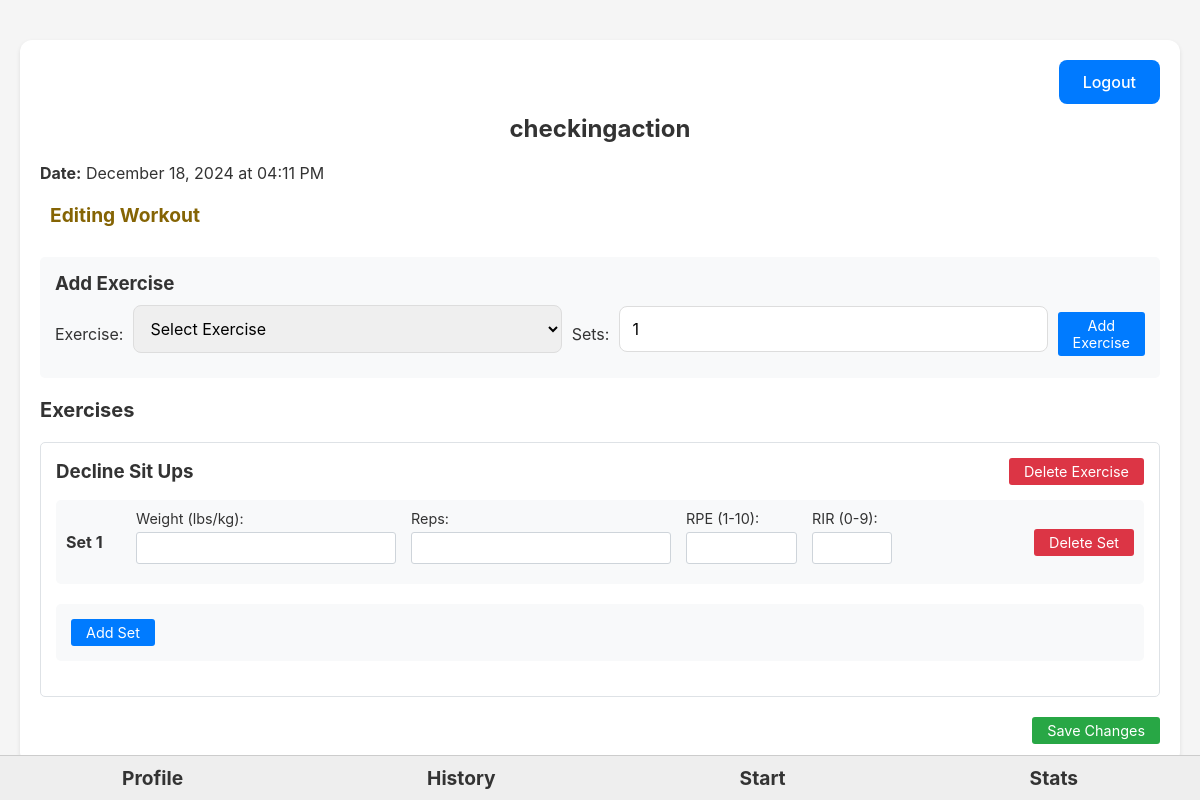
The page /history/edit/19 (signed in) on the database its author committed.
### app.py (models this page shows, shortened)
class Workout(db.Model):
    id = db.Column(db.Integer, primary_key=True)
    user_id = db.Column(db.Integer, db.ForeignKey('user.id'), nullable=False)
    template_id = db.Column(db.Integer, db.ForeignKey('workout_template.id'))
    date = db.Column(db.DateTime, nullable=False, default=cstnow())
    name = db.Column(db.String(100))
    notes = db.Column(db.String(500))
    completed = db.Column(db.Boolean, default=False)
    end_time = db.Column(db.DateTime)  # Add this line
    sets = db.relationship('WorkoutSet', backref='workout', lazy=True)

class Exercise(db.Model):
    id = db.Column(db.Integer, primary_key=True)
    name = db.Column(db.String(100), nullable=False)
    category = db.Column(db.String(50), nullable=False)
    equipment = db.Column(db.String(50))

class WorkoutSet(db.Model):
    id = db.Column(db.Integer, primary_key=True)
    workout_id = db.Column(db.Integer, db.ForeignKey('workout.id'), nullable=False)
    exercise_id = db.Column(db.Integer, db.ForeignKey('exercise.id'), nullable=False)
    weight = db.Column(db.Float)
    reps = db.Column(db.Integer)
    rpe = db.Column(db.Float)
    rir = db.Column(db.Integer)
    notes = db.Column(db.String(200))
    completed = db.Column(db.Boolean, default=False)
    exercise = db.relationship('Exercise', backref='sets')

### app.py (the view, shortened to what this page needs)
@app.route('/history/edit/<int:workout_id>')
@login_required
def edit_history(workout_id):
    workout = Workout.query.get_or_404(workout_id)
    if workout.user_id != current_user.id:
        flash("You don't have access to edit this workout.", 'error')
        return redirect(url_for('history'))
    available_exercises = Exercise.query.order_by(Exercise.category, Exercise.name).all()
    last_performances = {}
    for s in workout.sets:
        if s.exercise_id not in last_performances:
            previous_workout = Workout.query.join(WorkoutSet).filter(
                Workout.user_id == current_user.id,
                Workout.id != workout.id,
                WorkoutSet.exercise_id == s.exercise_id,
                WorkoutSet.completed == True,
                WorkoutSet.weight.isnot(None),
                WorkoutSet.reps.isnot(None)
            ).order_by(Workout.date.desc()).first()
    return render_template('edit_history.html',
                         workout=workout,
                         last_performances=last_performances,
                         available_exercises=available_exercises,
                         is_editing=True)

### app.py (called while the page is built)
@login_manager.user_loader
def load_user(user_id):
    return User.query.get(int(user_id))

### templates/edit_history.html (shortened to what this page needs)
{% extends "base.html" %}
{% block content %}
<div class="container">
    <div class="logout">
        <a href="{{ url_for('logout') }}" class="button">Logout</a>
    </div>
    <h1>{{ workout.name or "Workout" }}</h1>
    <p><strong>Date:</strong> {{ workout.date.strftime('%B %d, %Y at %I:%M %p') }}</p>
    <div class="status-message">
        <h3>Editing Workout</h3>
    </div>
    {% if is_editing %}
    <div class="add-exercise-form">
        <h3>Add Exercise</h3>
        <form action="{{ url_for('add_exercise_to_history', workout_id=workout.id) }}" method="post">
            <label for="exercise_id">Exercise:</label>
            <select name="exercise_id" id="exercise_id" required>
                <option value="">Select Exercise</option>
            </select>
            <label for="sets">Sets:</label>
            <input type="number" name="sets" id="sets" value="1" min="1" max="10" required>
            <button type="submit" class="button">Add Exercise</button>
        </form>
    </div>
    {% endif %}
    <h2>Exercises</h2>
    {% if workout.sets %}
    <form action="{{ url_for('save_history_edit', workout_id=workout.id) }}" method="post" id="workoutForm">
        {% for exercise_name, sets in workout.sets|groupby('exercise.name') %}
        <div class="exercise-container">
            <div class="exercise-header">
                <h3>{{ exercise_name }}</h3>
                {% if is_editing %}
                <form action="{{ url_for('delete_exercise_from_history', workout_id=workout.id, exercise_id=sets[0].exercise_id) }}"
                      method="post"
                      style="display: inline;"
                      onsubmit="return confirm('Are you sure you want to remove this exercise and all its sets?');">
                    <button type="submit" class="button delete-button">Delete Exercise</button>
                </form>
                {% endif %}
            </div>
            <div class="sets-container">
                {% for s in sets %}
                <div class="set-container">
                    <div class="set-row">
                        <div class="set-number">Set {{ loop.index }}</div>
                        <div class="set-inputs" data-set-id="{{ s.id }}">
                            <div class="input-column">
                                <label for="weight_{{ s.id }}">Weight (lbs/kg):</label>
                                <input type="number"
                                       name="sets[{{ s.id }}][weight]"
                                       id="weight_{{ s.id }}"
                                       step="0.5"
                                       min="0"
                                       value="{{ s.weight or '' }}"
                                       onchange="handleInputChange(this)"
                                       data-original-value="{{ s.weight or '' }}">
                            </div>
                            <div class="input-column">
                                <label for="reps_{{ s.id }}">Reps:</label>
                                <input type="number"
                                       name="sets[{{ s.id }}][reps]"
                                       id="reps_{{ s.id }}"
                                       min="0"
                                       value="{{ s.reps or '' }}"
                                       onchange="handleInputChange(this)"
                                       data-original-value="{{ s.reps or '' }}">
                            </div>
                            <div class="input-column">
                                <label for="rpe_{{ s.id }}">RPE (1-10):</label>
                                <input type="number"
                                       name="sets[{{ s.id }}][rpe]"
                                       id="rpe_{{ s.id }}"
                                       step="0.5"
                                       min="1"
                                       max="10"
                                       value="{{ s.rpe or '' }}"
                                       onchange="handleInputChange(this)"
                                       data-original-value="{{ s.rpe or '' }}">
                            </div>
                            <div class="input-column">
                                <label for="rir_{{ s.id }}">RIR (0-9):</label>
                                <input type="number"
                                       name="sets[{{ s.id }}][rir]"
                                       id="rir_{{ s.id }}"
                                       min="0"
                                       max="9"
                                       value="{{ s.rir or '' }}"
                                       onchange="handleInputChange(this)"
                                       data-original-value="{{ s.rir or '' }}">
                            </div>
                        </div>
                        {% if is_editing %}
                        <form action="{{ url_for('delete_set_from_history', set_id=s.id, workout_id=workout.id) }}"
                              method="post"
                              style="display: inline;"
                              onsubmit="return confirm('Are you sure you want to delete this set?');">
                            <button type="submit" class="button delete-button">Delete Set</button>
                        </form>
                        {% endif %}
                    </div>
                </div>
                {% endfor %}
            </div>
            {% if is_editing %}
            <div class="add-set-form">
                <form action="{{ url_for('add_set_to_history_exercise', workout_id=workout.id, exercise_id=sets[0].exercise_id) }}"
                      method="post">
                    <button type="submit" class="button">Add Set</button>
                </form>
            </div>
            {% endif %}
        </div>
        {% endfor %}
        {% if is_editing %}
        <div class="workout-actions">
            <button type="button" class="button save-button" onclick="window.location.href='/history'">Save Changes</button>
        </div>
        {% endif %}
    </form>
    {% else %}
    <p>No sets found for this workout.</p>
    {% endif %}
</div>
{% endblock %}

### static/style.css (style rules this page uses)
:root { --primary-color: #007AFF; --primary-hover-color: #0056b3; --danger-color: #dc3545; --danger-hover-color: #c82333; --success-color: #28a745; --success-hover-color: #218838; --neutral-color: #6c757d; --neutral-hover-color: #5a6268; --border-color: #ddd; --background-color: #f5f5f5; --card-background: white; --font-color: #333; --muted-color: #666; --muted-hover-color:#585353; --very-muted-color: #f0eaea; }
* { box-sizing: border-box; font-family: -apple-system, BlinkMacSystemFont, "Segoe UI", Roboto, Helvetica, Arial, sans-serif; margin: 0; padding: 0; }
body { background-color: var(--background-color); color: var(--font-color); padding: 20px; }
.container { max-width: 1200px; margin: 0 auto; padding: 20px; background-color: var(--card-background); border-radius: 12px; box-shadow: 0 2px 4px rgba(0, 0, 0, 0.1); padding: 20px; margin-bottom: 20px; }
.exercise-container { margin: 20px 0; padding: 15px; border: 1px solid #dee2e6; border-radius: 5px; }
.set-container { margin: 10px 0; padding: 10px; background-color: #f8f9fa; border-radius: 5px; }
h1 { font-size: 24px; color: var(--font-color); margin-bottom: 20px; text-align: center; }
h2 { font-size: 20px; color: var(--font-color); margin-bottom: 10px; }
button, a.button { background-color: var(--primary-color); color: white; border: none; padding: 12px 24px; border-radius: 8px; font-size: 16px; cursor:pointer; align-items: center; text-decoration: none; display: inline-block; transition: background-color 0.3s ease, transform 0.2s ease; }
.finish-button, .save-button, .start-button { background-color: var(--success-color); }
.delete-button, .cancel-button { background-color: var(--danger-color); }
.logout { text-align: right; }
.logout .button { background-color: var(--primary-color); }
a { color: var(--primary-color); text-decoration: none; font-weight: 500; }
input, select, textarea { width: 100%; padding: 12px; margin-bottom: 10px; border: 1px solid var(--border-color); border-radius: 8px; font-size: 16px; }
.add-exercise-form { margin: 20px 0; padding: 15px; background-color: #f8f9fa; border-radius: 5px; }
.input-column { display: flex; flex-direction: column; }
.input-column label { margin-bottom: 5px; font-size: 0.9em; }
.input-column input { padding: 5px; border: 1px solid #ced4da; border-radius: 3px; }
.exercise-header { display: flex; justify-content: space-between; align-items: center; margin-bottom: 15px; }
.set-row { display: flex; align-items: center; gap: 10px; }
.set-number { width: 60px; font-weight: bold; }
.set-inputs { display: flex; gap: 15px; flex-grow: 1; }
.workout-actions { margin-top: 20px; text-align: right; }
.status-message { margin: 10px 0; padding: 10px; border-radius: 5px; }

### templates/edit_history.html (style rules this page uses)
.logout { text-align: right; margin-bottom: 10px; }
.exercise-container { margin: 20px 0; padding: 15px; border: 1px solid #dee2e6; border-radius: 5px; }
.exercise-header { display: flex; justify-content: space-between; align-items: center; margin-bottom: 15px; }
.set-container { margin: 10px 0; padding: 10px; background-color: #f8f9fa; border-radius: 5px; }
.set-row { display: flex; align-items: center; gap: 10px; }
.set-number { width: 60px; font-weight: bold; }
.set-inputs { display: flex; gap: 15px; flex-grow: 1; }
.input-column { display: flex; flex-direction: column; }
.input-column label { margin-bottom: 5px; font-size: 0.9em; }
.input-column input { padding: 5px; border: 1px solid #ced4da; border-radius: 3px; }
.button { padding: 5px 15px; border: none; border-radius: 3px; cursor: pointer; background-color: #007bff; color: white; text-decoration: none; font-size: 0.9em; }
.delete-button { background-color: #dc3545; }
.save-button { background-color: #28a745; }
.add-exercise-form, .add-set-form { margin: 20px 0; padding: 15px; background-color: #f8f9fa; border-radius: 5px; }
.add-exercise-form h3, .add-set-form h3 { margin-bottom: 10px; }
.add-exercise-form form, .add-set-form form { display: flex; align-items: center; gap: 10px; }
.workout-actions { margin-top: 20px; text-align: right; }
.status-message { margin: 10px 0; padding: 10px; border-radius: 5px; }
.status-message h3 { margin: 0; color: #856404; font-size: 1.2em; }

### rows shown on the page
Workout: name "checkingaction", date "December 18, 2024 at 04:11 PM"
Exercise: name "Decline Sit Ups"
